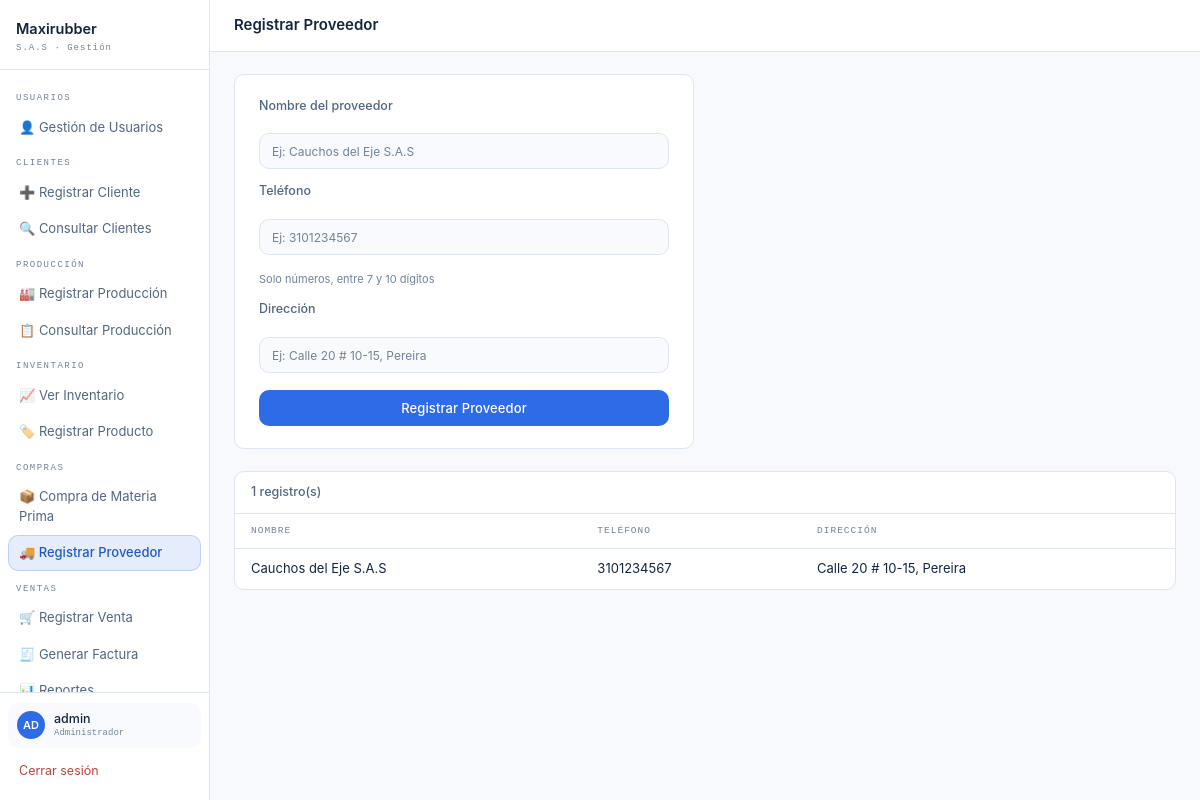
Page /RegistrarProveedor.php (signed in) on the committed database.
### tables this page shows
CREATE TABLE proveedores (
    id          INT UNSIGNED NOT NULL AUTO_INCREMENT,
    nombre      VARCHAR(60)  NOT NULL,
    telefono    VARCHAR(10)  NOT NULL,
    direccion   VARCHAR(100) NOT NULL,
    created_at  TIMESTAMP    NOT NULL DEFAULT CURRENT_TIMESTAMP,
    PRIMARY KEY (id),
    UNIQUE KEY uq_proveedores_nombre (nombre)
);

### RegistrarProveedor.php (the view, shortened to what this page needs)
<?php
require_once 'conexion.php';
$lista = $pdo->query("SELECT nombre, telefono, direccion FROM proveedores ORDER BY nombre")->fetchAll();
?>
<!DOCTYPE html>
<html lang="es">
<head>
    <link rel="stylesheet" href="estilos.css">
</head>
<body>
<div class="dashboard">
    <?php include 'nav_php.php'; ?>
    <main class="contenido">
        <div class="topbar">
            <h1>Registrar Proveedor</h1>
        </div>
        <div style="padding:22px 24px;">
            <div class="form-interior">
                <form method="POST" novalidate>
                    <label>Nombre del proveedor</label>
                    <input type="text" name="nombre" maxlength="60" placeholder="Ej: Cauchos del Eje S.A.S"
                           value="<?= htmlspecialchars($_POST['nombre'] ?? '') ?>">
                    <label>Teléfono</label>
                    <input type="text" name="telefono" id="telefono" maxlength="10" placeholder="Ej: 3101234567"
                           value="<?= htmlspecialchars($_POST['telefono'] ?? '') ?>">
                    <small class="field-hint">Solo números, entre 7 y 10 dígitos</small>
                    <label>Dirección</label>
                    <input type="text" name="direccion" maxlength="100" placeholder="Ej: Calle 20 # 10-15, Pereira"
                           value="<?= htmlspecialchars($_POST['direccion'] ?? '') ?>">
                    <button type="submit">Registrar Proveedor</button>
                </form>
            </div>
            <div class="panel" style="margin-top:22px;">
                <div class="panel-header">
                    <span class="panel-title"><?= count($lista) ?> registro(s)</span>
                </div>
                <div class="tabla-wrapper">
                    <table>
                        <thead><tr><th>Nombre</th><th>Teléfono</th><th>Dirección</th></tr></thead>
                        <tbody>
                        <?php foreach ($lista as $r): ?>
                            <tr><td><?= htmlspecialchars($r['nombre']) ?></td><td><?= htmlspecialchars($r['telefono']) ?></td><td><?= htmlspecialchars($r['direccion']) ?></td></tr>
                        <?php endforeach; ?>
                        </tbody>
                    </table>
                </div>
            </div>
        </div>
    </main>
</div>
</body>
</html>

### estilos.css (style rules this page uses)
:root { --bg: #F7F9FC; --bg-2: #FFFFFF; --bg-3: #F8FAFD; --bg-hover: #EEF4FC; --border: #DCE5F0; --blue: #2E6BE6; --blue-soft: #3D7CF5; --blue-dim: rgba(46, 107, 230, 0.12); --amber: #E8A020; --text-1: #14263D; --text-2: #526780; --text-3: #71839A; --success: #27AE7A; --danger: #C0433D; --radius: 10px; --font: 'Inter', -apple-system, 'Segoe UI', Arial, sans-serif; --mono: 'JetBrains Mono', Consolas, 'Courier New', monospace; }
*, *::before, *::after { margin: 0; padding: 0; box-sizing: border-box; }
body { font-family: var(--font); background: var(--bg); color: var(--text-1); min-height: 100vh; font-size: 13.5px; line-height: 1.5; -webkit-font-smoothing: antialiased; }
h1, h2, h3 { color: var(--text-1); font-weight: 600; margin-bottom: 14px; }
h1 { font-size: 1.4rem; }
label { display: block; font-size: .78rem; font-weight: 500; color: var(--text-2); margin-bottom: 5px; }
input, select, textarea { width: 100%; padding: 9px 12px; background: var(--bg-3); border: 1px solid var(--border); border-radius: var(--radius); color: var(--text-1); font-family: var(--font); font-size: 13.5px; outline: none; transition: border-color .15s, box-shadow .15s; appearance: none; }
input::placeholder, textarea::placeholder { color: var(--text-3); font-size: 12px; }
form { display: flex; flex-direction: column; gap: 13px; }
.field-hint { display: block; font-size: 11px; color: var(--text-3); margin-top: 3px; }
button, .btn { font-family: var(--font); font-size: 13px; font-weight: 500; padding: 9px 16px; border-radius: var(--radius); border: none; cursor: pointer; transition: background .15s, color .15s, border-color .15s; text-decoration: none; display: inline-block; text-align: center; letter-spacing: .1px; line-height: 1.4; }
button { background: var(--blue); color: #fff; width: 100%; }
.dashboard { display: flex; min-height: 100vh; }
.contenido { flex: 1; display: flex; flex-direction: column; min-width: 0; overflow: hidden; }
.topbar { display: flex; align-items: center; justify-content: space-between; padding: 14px 24px; border-bottom: 1px solid var(--border); background: var(--bg-2); flex-shrink: 0; }
.topbar h1 { font-size: 15px; font-weight: 600; margin: 0; }
.panel { background: var(--bg-2); border: 1px solid var(--border); border-radius: var(--radius); overflow: hidden; }
.panel-header { display: flex; align-items: center; justify-content: space-between; gap: 12px; flex-wrap: wrap; padding: 11px 16px; border-bottom: 1px solid var(--border); }
.panel-title { font-size: 12.5px; font-weight: 500; color: var(--text-2); }
.tabla-wrapper { overflow-x: auto; }
table { width: 100%; border-collapse: collapse; }
th { font-family: var(--mono); font-size: 9.5px; letter-spacing: 1px; text-transform: uppercase; color: var(--text-3); padding: 10px 16px; text-align: left; border-bottom: 1px solid var(--border); font-weight: 500; white-space: nowrap; }
td { font-size: 13px; padding: 10px 16px; border-bottom: 1px solid var(--border); }
tr:last-child td { border-bottom: none; }
.form-interior { background: var(--bg-2); border: 1px solid var(--border); border-radius: var(--radius); padding: 22px 24px; max-width: 460px; }
.form-interior button { width: 100%; margin-top: 4px; }

### rows in the picture
proveedores: nombre "Cauchos del Eje S.A.S", telefono "3101234567", direccion "Calle 20 # 10-15, Pereira"

### other values in the picture
$label "USUARIOS"
$item['texto'] "👤 Gestión de Usuarios"
$label "CLIENTES"
$item['texto'] "➕ Registrar Cliente"
$item['texto'] "🔍 Consultar Clientes"
$label "PRODUCCIÓN"
$item['texto'] "🏭 Registrar Producción"
$item['texto'] "📋 Consultar Producción"
$label "INVENTARIO"
$item['texto'] "📈 Ver Inventario"
$item['texto'] "🏷️ Registrar Producto"
$label "COMPRAS"
$item['texto'] "📦 Compra de Materia Prima"
$item['texto'] "🚚 Registrar Proveedor"
$label "VENTAS"
